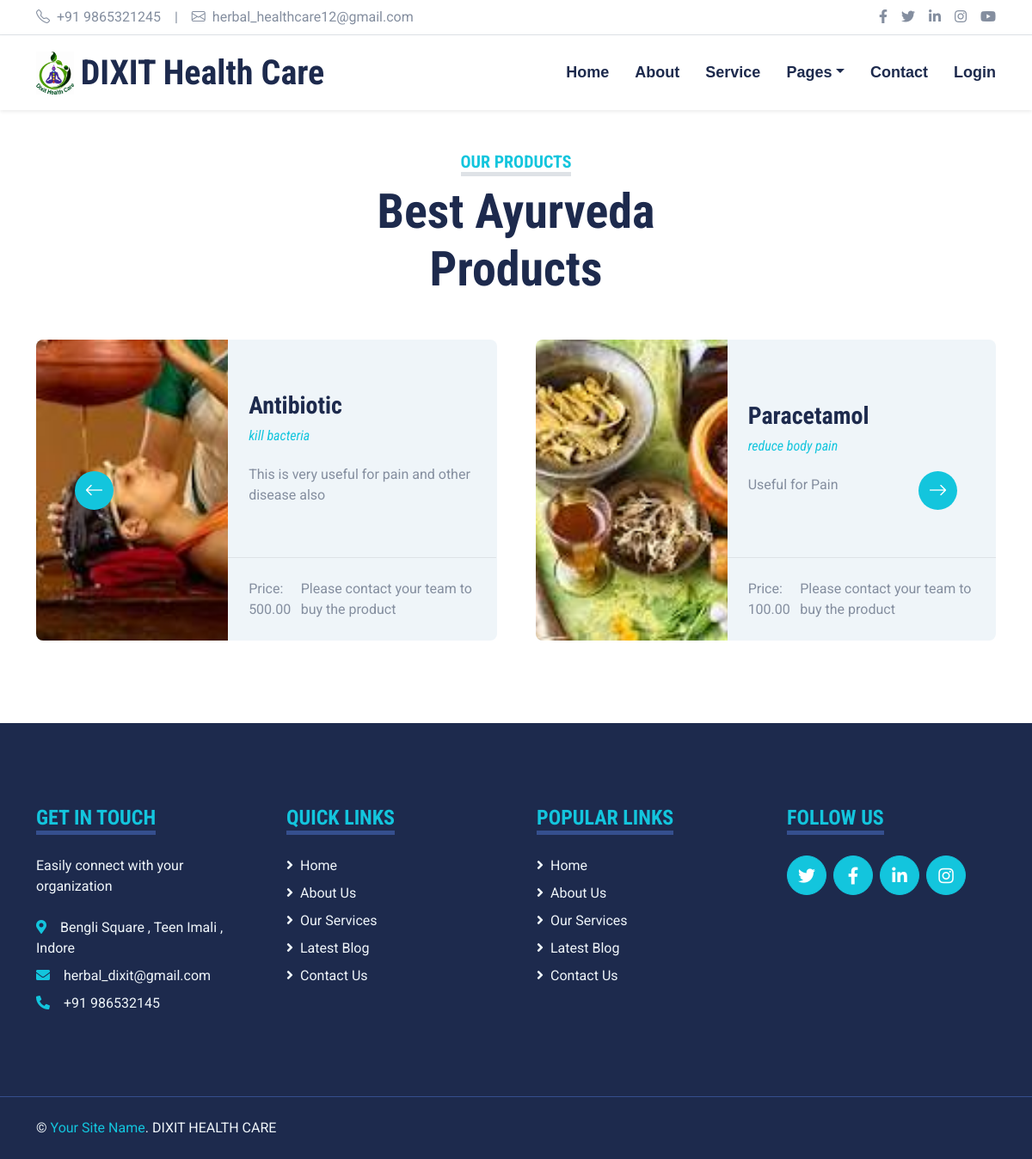
Page /team/ on the committed database.
### products/models.py (models this page shows, shortened)
class Product(models.Model):
    name = models.CharField(max_length=100)
    description = models.TextField()
    price = models.DecimalField(max_digits=10, decimal_places=2)
    image = models.ImageField(upload_to='media/products/')
    usage = models.CharField(max_length=255)

### medi/views.py (the view)
# urls.py: path("team/" , views.team , name = "team"),
def team(requests):
    products = Product.objects.all()  # Fetch all products from the database
    return render(requests, "team.html", {'products': products})

### templates/team.html
{% include "header.html" %}
<div class="container-fluid py-5">
    <div class="container">
        <div class="text-center mx-auto mb-5" style="max-width: 500px;">
            <h5 class="d-inline-block text-primary text-uppercase border-bottom border-5">Our Products</h5>
            <h1 class="display-4">Best Ayurveda Products</h1>
        </div>
        <div class="owl-carousel team-carousel position-relative">
            {% for product in products %}
            <div class="team-item">
                <div class="row g-0 bg-light rounded overflow-hidden">
                    <div class="col-12 col-sm-5 h-100">
                        <img class="img-fluid h-100" src="{{ product.image.url }}" style="object-fit: cover;" alt="Product Image">
                    </div>
                    <div class="col-12 col-sm-7 h-100 d-flex flex-column">
                        <div class="mt-auto p-4">
                            <h3>{{ product.name }}</h3>
                            <h6 class="fw-normal fst-italic text-primary mb-4">{{ product.usage }}</h6>
                            <p class="m-0">{{ product.description }}</p>
                        </div>
                        <div class="d-flex mt-auto border-top p-4">
                            <p class="m-0">Price: {{ product.price }}</p>
                            <p class="m-0">Please contact your team to buy the product</p>
                        </div>
                    </div>
                </div>
            </div>
            {% endfor %}
        </div>
    </div>
</div>
{% include "footer.html" %}

### templates/header.html (shortened to what this page needs)
<!DOCTYPE html>
<html lang="en">
<head>
    <link href="https://cdnjs.cloudflare.com/ajax/libs/font-awesome/5.15.0/css/all.min.css" rel="stylesheet">
    <link href="https://cdn.jsdelivr.net/npm/bootstrap-icons@1.4.1/font/bootstrap-icons.css" rel="stylesheet">
    <link href="/static/lib/owlcarousel/assets/owl.carousel.min.css" rel="stylesheet">
    <link href="/static/lib/tempusdominus/css/tempusdominus-bootstrap-4.min.css" rel="stylesheet" />
    <link href="/static/css/bootstrap.min.css" rel="stylesheet">
    <link href="/static/css/style.css" rel="stylesheet">
</head>
<body>
    <div class="container-fluid py-2 border-bottom d-none d-lg-block">
        <div class="container">
            <div class="row">
                <div class="col-md-6 text-center text-lg-start mb-2 mb-lg-0">
                    <div class="d-inline-flex align-items-center">
                        <a class="text-decoration-none text-body pe-3" href=""><i class="bi bi-telephone me-2"></i>+91 9865321245</a>
                        <span class="text-body">|</span>
                        <a class="text-decoration-none text-body px-3" href=""><i class="bi bi-envelope me-2"></i>herbal_healthcare12@gmail.com</a>
                    </div>
                </div>
                <div class="col-md-6 text-center text-lg-end">
                    <div class="d-inline-flex align-items-center">
                        <a class="text-body px-2" href="">
                            <i class="fab fa-facebook-f"></i>
                        </a>
                        <a class="text-body px-2" href="">
                            <i class="fab fa-twitter"></i>
                        </a>
                        <a class="text-body px-2" href="">
                            <i class="fab fa-linkedin-in"></i>
                        </a>
                        <a class="text-body px-2" href="">
                            <i class="fab fa-instagram"></i>
                        </a>
                        <a class="text-body ps-2" href="">
                            <i class="fab fa-youtube"></i>
                        </a>
                    </div>
                </div>
            </div>
        </div>
    </div>
    <div class="container-fluid sticky-top bg-white shadow-sm">
        <div class="container">
            <nav class="navbar navbar-expand-lg bg-white navbar-light py-3 py-lg-0">
                    <img src="/static/img/logo.jpg" alt="Dixit Health Care Logo" class="img-fluid me-2" style="max-height: 50px;">
                    <h1 class="m-0 text-green">
                        <span class="dixit">DIXIT</span> <span class="healthcare">Health Care</span>
                    </h1>
                <div class="collapse navbar-collapse" id="navbarCollapse">
                    <div class="navbar-nav ms-auto py-0">
                        <a href="{% url "index"%}" class="nav-item nav-link ">Home</a>
                        <a href="{% url "about"%}" class="nav-item nav-link">About</a>
                        <a href="{% url "service"%}" class="nav-item nav-link">Service</a>
                        <div class="nav-item dropdown">
                            <a href="#" class="nav-link dropdown-toggle" data-bs-toggle="dropdown">Pages</a>
                        </div>
                        <a href="{% url "contact"%}" class="nav-item nav-link">Contact</a>
                        <a href="{% url "healthcare_centre" %}" class="nav-item nav-link">Login</a>
                    </div>
                </div>
            </nav>
        </div>
    </div>

### templates/footer.html (shortened to what this page needs)
    <div class="container-fluid bg-dark text-light mt-5 py-5">
        <div class="container py-5">
            <div class="row g-5">
                <div class="col-lg-3 col-md-6">
                    <h4 class="d-inline-block text-primary text-uppercase border-bottom border-5 border-secondary mb-4">Get In Touch</h4>
                    <p class="mb-4">Easily connect with your organization</p>
                    <p class="mb-2"><i class="fa fa-map-marker-alt text-primary me-3"></i>Bengli Square , Teen Imali , Indore</p>
                    <p class="mb-2"><i class="fa fa-envelope text-primary me-3"></i>herbal_dixit@gmail.com</p>
                    <p class="mb-0"><i class="fa fa-phone-alt text-primary me-3"></i>+91 986532145</p>
                </div>
                <div class="col-lg-3 col-md-6">
                    <h4 class="d-inline-block text-primary text-uppercase border-bottom border-5 border-secondary mb-4">Quick Links</h4>
                    <div class="d-flex flex-column justify-content-start">
                        <a class="text-light mb-2" href="{% url "index"%}"><i class="fa fa-angle-right me-2"></i>Home</a>
                        <a class="text-light mb-2" href="{% url "about"%}"><i class="fa fa-angle-right me-2"></i>About Us</a>
                        <a class="text-light mb-2" href="{% url "service"%}"><i class="fa fa-angle-right me-2"></i>Our Services</a>
                        <a class="text-light mb-2" href="{% url "blog"%}"><i class="fa fa-angle-right me-2"></i>Latest Blog</a>
                        <a class="text-light" href="{% url "contact"%}"><i class="fa fa-angle-right me-2"></i>Contact Us</a>
                    </div>
                </div>
                <div class="col-lg-3 col-md-6">
                    <h4 class="d-inline-block text-primary text-uppercase border-bottom border-5 border-secondary mb-4">Popular Links</h4>
                    <div class="d-flex flex-column justify-content-start">
                        <a class="text-light mb-2" href="{% url "index"%}"><i class="fa fa-angle-right me-2"></i>Home</a>
                        <a class="text-light mb-2" href="{% url "about"%}"><i class="fa fa-angle-right me-2"></i>About Us</a>
                        <a class="text-light mb-2" href="{% url "service"%}"><i class="fa fa-angle-right me-2"></i>Our Services</a>
                        <a class="text-light mb-2" href="{% url "blog"%}"><i class="fa fa-angle-right me-2"></i>Latest Blog</a>
                        <a class="text-light" href="{% url "contact"%}"><i class="fa fa-angle-right me-2"></i>Contact Us</a>
                    </div>
                </div>
                <div class="col-lg-3 col-md-6">
                    <h4 class="d-inline-block text-primary text-uppercase border-bottom border-5 border-secondary mb-4">Follow us</h4>
                    <div class="d-flex">
                        <a class="btn btn-lg btn-primary btn-lg-square rounded-circle me-2" href="#"><i class="fab fa-twitter"></i></a>
                        <a class="btn btn-lg btn-primary btn-lg-square rounded-circle me-2" href="#"><i class="fab fa-facebook-f"></i></a>
                        <a class="btn btn-lg btn-primary btn-lg-square rounded-circle me-2" href="#"><i class="fab fa-linkedin-in"></i></a>
                        <a class="btn btn-lg btn-primary btn-lg-square rounded-circle" href="#"><i class="fab fa-instagram"></i></a>
                    </div>
                </div>
            </div>
        </div>
    </div>
    <div class="container-fluid bg-dark text-light border-top border-secondary py-4">
        <div class="container">
            <div class="row g-5">
                <div class="col-md-6 text-center text-md-start">
                    <p class="mb-md-0">&copy; <a class="text-primary" href="#">Your Site Name</a>. DIXIT HEALTH CARE</p>
                </div>
            </div>
        </div>
    </div>
</body>
</html>

### static/css/style.css (style rules this page uses)
:root { --primary: #13C5DD; --secondary: #354F8E; --light: #EFF5F9; --dark: #1D2A4D; }
.btn { font-weight: 700; transition: .5s; }
.btn-primary { color: #FFFFFF; }
.btn-lg-square { width: 46px; height: 46px; }
.btn-square, .btn-sm-square, .btn-lg-square { padding-left: 0; padding-right: 0; text-align: center; }
.navbar-light .navbar-nav .nav-link { font-family: 'Jost', sans-serif; position: relative; margin-left: 30px; padding: 30px 0; font-size: 18px; font-weight: 700; color: var(--dark); outline: none; transition: .5s; }
@media (min-width: 992px) { .navbar-light .navbar-nav .nav-link::before { position: absolute; content: ""; width: 0; height: 5px; bottom: 0; left: 50%; background: var(--primary); transition: .5s; } }
@media (min-width: 576px) { .team-item .row { height: 350px; } }

### rows in the picture
Product: image (picture), name "Antibiotic", usage "kill bacteria", description "This is very useful for pain and other disease also", price "500.00"
Product: image (picture), name "Paracetamol", usage "reduce body pain", description "Useful for Pain", price "100.00"
